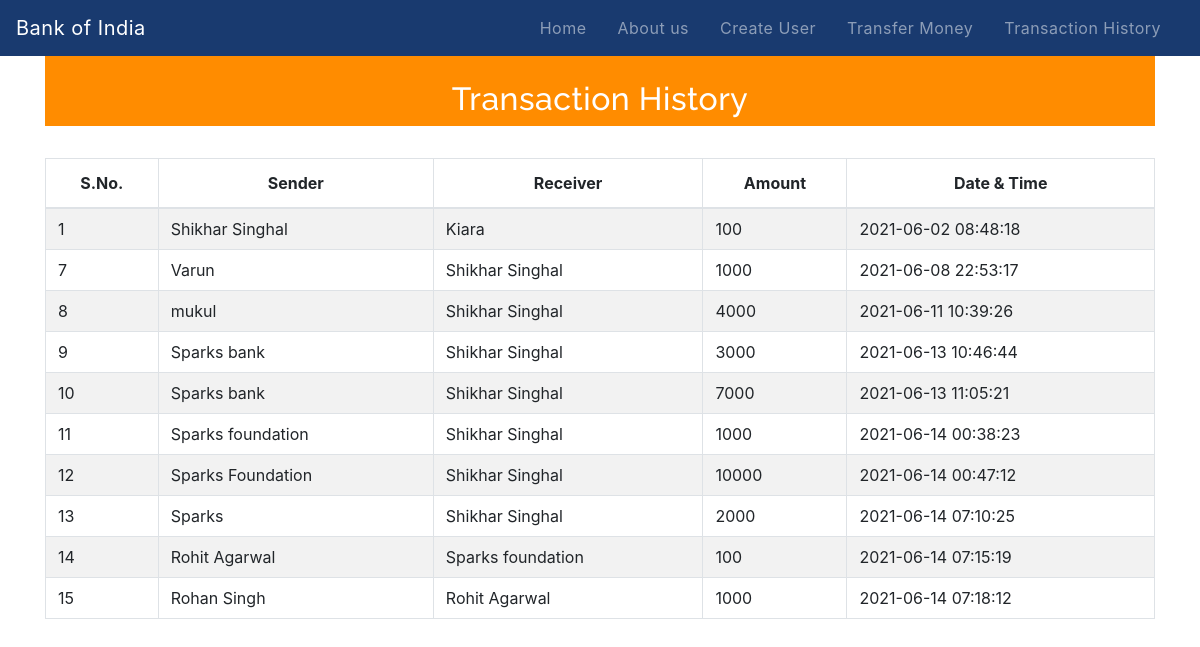
The page /transactionhistory.php on the database its author committed.
### tables this page shows
CREATE TABLE `transaction` (
  `sno` int(3) NOT NULL,
  `sender` text NOT NULL,
  `receiver` text NOT NULL,
  `balance` int(8) NOT NULL,
  `datetime` datetime NOT NULL DEFAULT current_timestamp()
);

### transactionhistory.php (the view, shortened to what this page needs)
<!DOCTYPE html>
<html lang="en">
<head>
    <link rel="stylesheet" href="https://stackpath.bootstrapcdn.com/bootstrap/4.5.2/css/bootstrap.min.css">
    <link rel="stylesheet" type="text/css" href="css/navbar.css">
</head>
<body>
<?php
  include 'navbar.php';
?>
	<div class="container">
    <div class="head">
<h2 class="text-center pt-4 ">Transaction History</h2>
</div>
       <br>
       <div class="table-responsive-sm">
    <table class="table table-hover table-striped table-condensed table-bordered">
        <thead>
            <tr>
                <th class="text-center">S.No.</th>
                <th class="text-center">Sender</th>
                <th class="text-center">Receiver</th>
                <th class="text-center">Amount</th>
                <th class="text-center">Date & Time</th>
            </tr>
        </thead>
        <tbody>
        <?php
            include 'db.php';
            $sql ="select * from transaction";
            $query =mysqli_query($conn, $sql);
            while($rows = mysqli_fetch_assoc($query))
            {
        ?>
            <tr>
            <td class="py-2"><?php echo $rows['sno']; ?></td>
            <td class="py-2"><?php echo $rows['sender']; ?></td>
            <td class="py-2"><?php echo $rows['receiver']; ?></td>
            <td class="py-2"><?php echo $rows['balance']; ?> </td>
            <td class="py-2"><?php echo $rows['datetime']; ?> </td>
        <?php
            }
        ?>
        </tbody>
    </table>
    </div>
</div>
</body>
</html>

### navbar.php (shortened to what this page needs)
<nav style="background-color:#193A6F;font-color:white;" class="navbar navbar-expand-md navbar-dark">
      <a class="navbar-brand" href="index.php"> Bank of India</a>
      <div class="collapse navbar-collapse" id="collapsibleNavbar">
            <ul class="navbar-nav ml-auto">
              <li class="nav-item">
                <a class="nav-link" href="index.php">Home</a>
              </li>
              <li class="nav-item">
                <a class="nav-link" href="#aboutus">About us</a>
              </li>
              <li class="nav-item">
                <a class="nav-link" href="createuser.php">Create User</a>
              </li>
              <li class="nav-item">
                <a class="nav-link" href="transfermoney.php">Transfer Money</a>
              </li>
              <li class="nav-item">
                <a class="nav-link" href="transactionhistory.php">Transaction History</a>
              </li>
          </div>
       </nav>

### navbar.css (style rules this page uses)
.nav-link { margin-right: 15px; color:#2F363F; letter-spacing: 0.5px; transition: 0.5s; }
.navbar-brand { color: #4C4B4B; letter-spacing: 0.5px; }
h2 { color: darkred; letter-spacing: 0.5px; font-family: raleway; text-align: center; background-color: rgb(12, 181, 223); }

### transactionhistory.php (style rules this page uses)
h2 { background-color:#ff8c00; color:white; align:center; height:70px; }
.container { background-color:white; }

### rows shown on the page
transaction: sno "1", sender "Shikhar Singhal", receiver "Kiara", balance "100", datetime "2021-06-02 08:48:18"
transaction: sno "7", sender "Varun", receiver "Shikhar Singhal", balance "1000", datetime "2021-06-08 22:53:17"
transaction: sno "8", sender "mukul", receiver "Shikhar Singhal", balance "4000", datetime "2021-06-11 10:39:26"
transaction: sno "9", sender "Sparks bank", receiver "Shikhar Singhal", balance "3000", datetime "2021-06-13 10:46:44"
transaction: sno "10", sender "Sparks bank", receiver "Shikhar Singhal", balance "7000", datetime "2021-06-13 11:05:21"
transaction: sno "11", sender "Sparks foundation", receiver "Shikhar Singhal", balance "1000", datetime "2021-06-14 00:38:23"
transaction: sno "12", sender "Sparks Foundation", receiver "Shikhar Singhal", balance "10000", datetime "2021-06-14 00:47:12"
transaction: sno "13", sender "Sparks", receiver "Shikhar Singhal", balance "2000", datetime "2021-06-14 07:10:25"
transaction: sno "14", sender "Rohit Agarwal", receiver "Sparks foundation", balance "100", datetime "2021-06-14 07:15:19"
transaction: sno "15", sender "Rohan Singh", receiver "Rohit Agarwal", balance "1000", datetime "2021-06-14 07:18:12"
